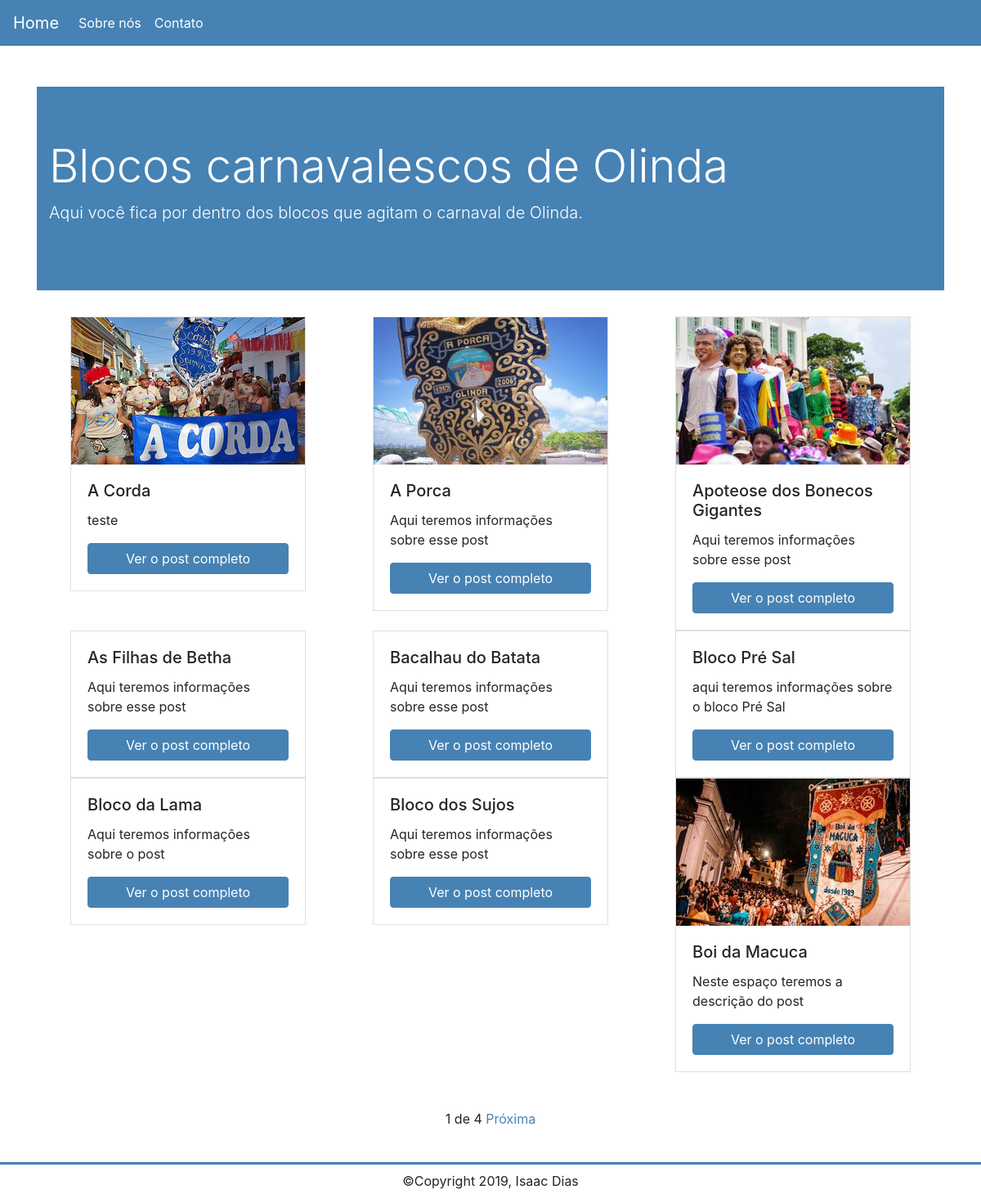
/, run on an earlier commit of the app's database.
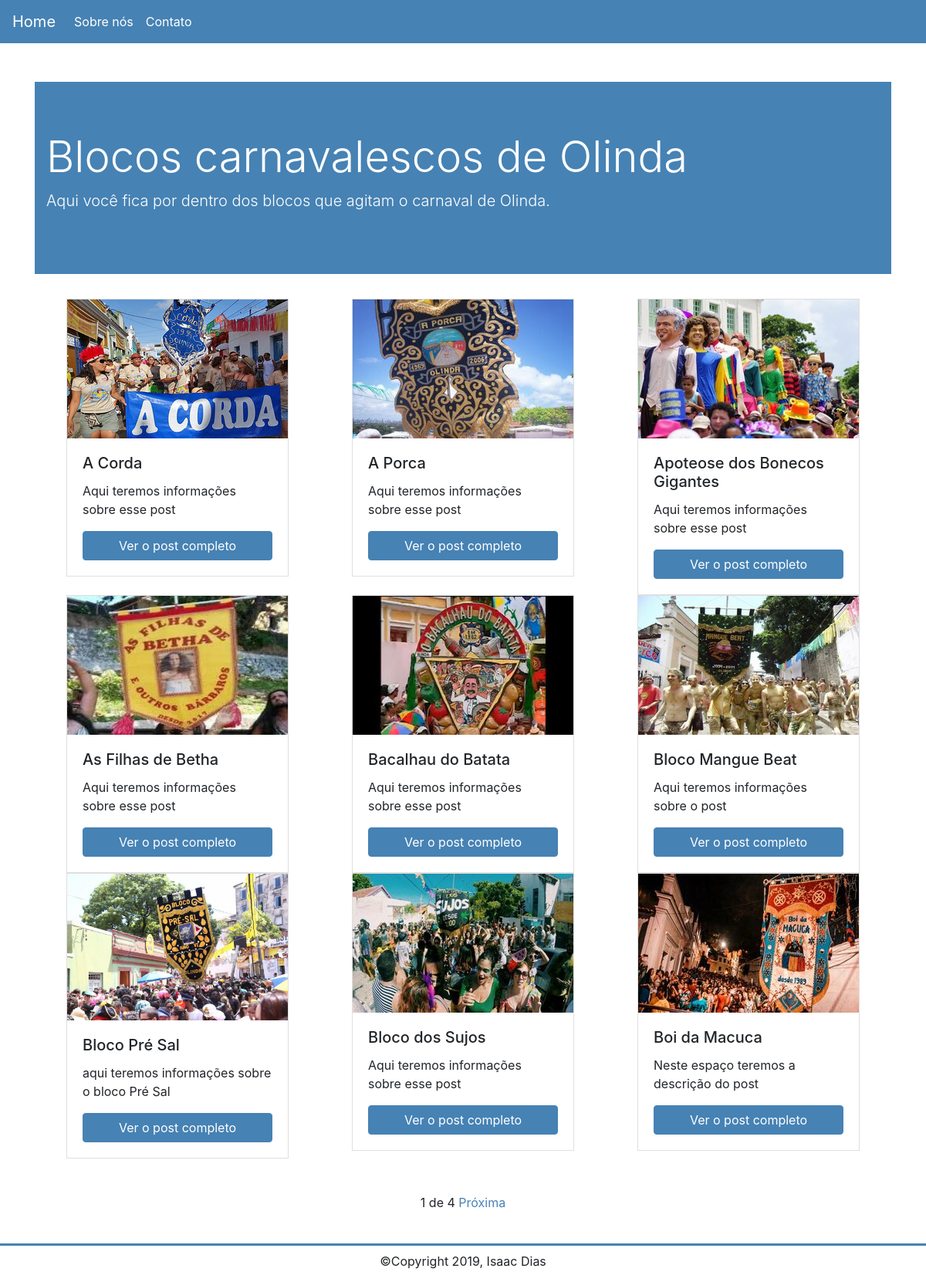
And on a later commit of the database.
### blog/models.py (models this page shows, shortened)
class Post(models.Model):
    STATUS = (
        ('active', 'Ativo'),
        ('draft', 'Rascunho')
    )
    title = models.CharField(max_length=200)
    body = models.TextField()
    image = models.FileField(upload_to = '', null=True, blank= True)
    author = models.ForeignKey(User, on_delete=models.CASCADE)
    slug= models.SlugField()
    created_at = models.DateField(auto_now_add=True)
    updated_at = models.DateField(auto_now=True)
    status = models.CharField(max_length=15, choices=STATUS)

### blog/views.py (the view)
# urls.py: path('', views.post_list, name='post_list'),
def post_list(request):
    post_list = Post.objects.all().order_by('title')
    paginator = Paginator(post_list, 9)
    page = request.GET.get('page')
    posts = paginator.get_page(page)
    return render(request, 'blog/post_list.html', {'posts': posts})

### blog/templates/blog/post_list.html (shortened to what this page needs)
{% extends 'blog/base.html' %}
{% block content %}
<div class="container">
    <div class="jumbotron jumbotron-fluid">
        <div class="container">
            <h1 class="display-4">Blocos carnavalescos de Olinda</h1>
            <p class="lead">Aqui você fica por dentro dos blocos que agitam o carnaval de Olinda.</p>
        </div>
    </div>
    <div class="row">
        {% for post in posts %}
        <div class="col">
            <div class="card" style="width: 18rem;">
                {% if post.image %}
                <img class="card-img-top" src="{{ post.image.url }}" alt="">
                {% endif %}
                <div class="card-body">
                    <h5 class="card-title">{{ post.title }}</h5>
                    <p class="card-text">{{ post.body |truncatechars:50}}</p>
                    <a href="{% url 'blog:post_detail' post.slug %}" class="btn btn-primary">Ver o post completo</a>
                </div>
            </div>
        </div>
        {% endfor %}
    </div>
    <div class="pagination">
        <span class="step-links">
            <span class="current">
                {{posts.number}} de {{posts.paginator.num_pages}}
            </span>
            {% if posts.has_next %}
            <a href="?page={{ posts.next_page_number }}">Próxima</a>
            {% endif %}
        </span>
    </div>
</div>
{% endblock %}

### blog/templates/blog/base.html (shortened to what this page needs)
{% load static %}
<!DOCTYPE html>
<html lang="en">
<head>
    <link rel="stylesheet" href="https://maxcdn.bootstrapcdn.com/bootstrap/4.0.0/css/bootstrap.min.css"
>
    <link rel="stylesheet" href="{% static 'css/styles.css' %}">
</head>
<body>
    <nav class="navbar navbar-expand-lg navbar-light">
        <a class="navbar-brand" href="{% url 'blog:post_list' %}">Home</a>
        <div class="collapse navbar-collapse" id="navbarNav">
            <ul class="navbar-nav">
                <li class="nav-item">
                    <a class="nav-link" href="{% url 'blog:about' %}">Sobre nós</a>
                </li>
                <li class="nav-item">
                    <a class="nav-link" href="{% url 'blog:contact' %}">Contato</a>
                </li>
            </ul>
        </div>
    </nav>
    <div class="row">
        {% block content %}
        {% endblock %}
    </div>
<footer>
    <span class="copy">&copy;Copyright 2019, Isaac Dias</span>
</footer>
</body>
</html>

### blog/static/css/styles.css (style rules this page uses)
.row { margin-left: 0; margin-right: 0; }
.col { padding-left: 0; padding-right: 0; }
.navbar { background-color: #4682B4; }
.navbar .navbar-brand { color: #FFF; }
.navbar .nav-item .nav-link { color: #FFF; transition: .5s; }
.card { margin: auto; border-radius: 0; }
.card-img-top { border-radius: 0; }
.card .btn-primary { background-color: #4682B4; border-color: #4682B4; }
.row .jumbotron { background-color: #4682B4; color: #FFF; margin-top: 50px; }
.card .btn.btn-primary { margin: auto; display: block; }
.container .step-links { display: block; width: 200px; margin: 30px auto; height: 50px; position: relative; text-align: center; padding-top: 15px; }
.step-links a { color: #4682b4; transition: .5s; }
body footer { height: 50px; position: relative; border-top: 3px solid #4682B4; }
footer .copy { position: absolute; bottom: 15px; margin: auto; width: 100%; text-align: center; }

What changed in the data, as far as the page shows it:
changed Post "A Corda": body "teste" → "Aqui teremos informações sobre esse post"
changed Post "As Filhas de Betha": image: picture added
changed Post "Bacalhau do Batata": image: picture added
changed Post "Aqui teremos informações sobre o post": image: picture added; title "Bloco da Lama" → "Bloco Mangue Beat"; moves up the list
changed Post "Bloco Pré Sal": image: picture added
changed Post "Bloco dos Sujos": image: picture added
